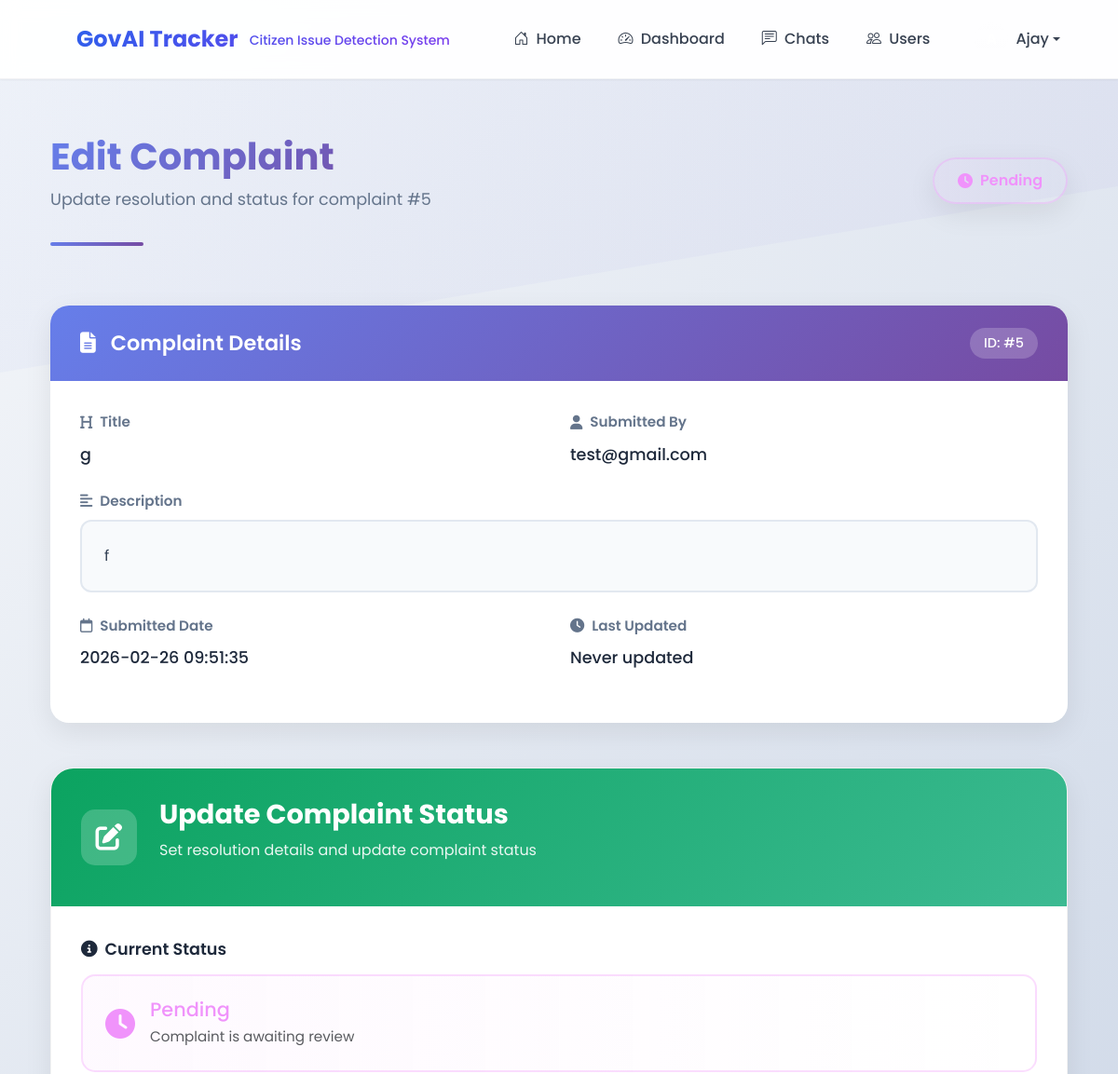
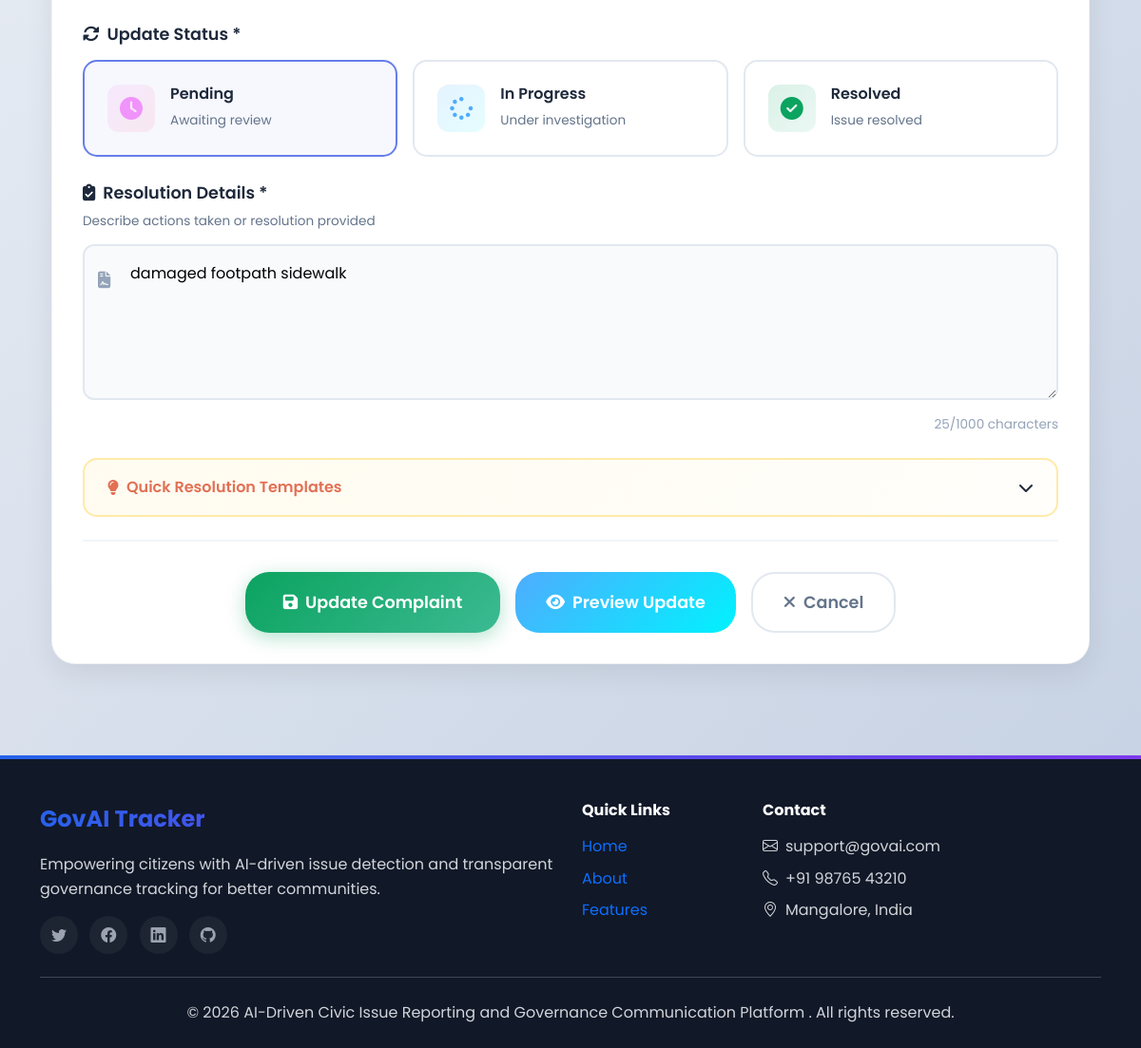
Page /admin/complaint/edit/5 (signed in) on the committed database (2 pictures, top to bottom).
### tables this page shows
CREATE TABLE complients (
                id INTEGER PRIMARY KEY AUTOINCREMENT,
                title TEXT NOT NULL,
                description TEXT,
                image_path TEXT,
                result TEXT,
                user_email TEXT,
                status TEXT DEFAULT 'pending',
                created_at TIMESTAMP DEFAULT CURRENT_TIMESTAMP
            );

### app.py (the view, shortened to what this page needs)
@app.route('/admin/complaint/edit/<int:complaint_id>', methods=['GET', 'POST'])
def admin_complaint_edit(complaint_id):
    if 'email' not in session or session.get('role') != 'admin':
        flash('Access denied.', 'danger')
        return redirect(url_for('login'))
    conn = get_db_connection()
    complaint = conn.execute("SELECT * FROM complients WHERE id = ?", (complaint_id,)).fetchone()
    if not complaint:
        conn.close()
        flash('Complaint not found.', 'danger')
        return redirect(url_for('admin_complaints'))
    conn.close()
    return render_template('admin_complaint_edit.html', complaint=complaint, title="Edit Complaint")

### app.py (called while the page is built)
def get_db_connection():
    conn = sqlite3.connect(app.config['DATABASE'])
    conn.row_factory = sqlite3.Row
    return conn

@app.context_processor
def inject_current_year():
    return {'current_year': datetime.now().year}

### templates/admin_complaint_edit.html (shortened to what this page needs)
{% extends "base.html" %}
{% block content %}
<link rel="stylesheet" href="https://cdnjs.cloudflare.com/ajax/libs/font-awesome/6.4.0/css/all.min.css">
<div class="container py-5">
  <div class="dashboard-header mb-5">
    <div class="d-flex justify-content-between align-items-center">
      <div>
        <h1 class="dashboard-title fw-bold">Edit Complaint</h1>
        <p class="dashboard-subtitle">Update resolution and status for complaint #{{ complaint.id }}</p>
      </div>
      <div>
        <span class="complaint-status-indicator status-{{ complaint.status }}">
          <i class="fas
            {% if complaint.status == 'pending' %}fa-clock
            {% elif complaint.status == 'in_progress' %}fa-spinner
            {% else %}fa-check-circle{% endif %}
            me-2"></i>
          {{ complaint.status|replace('_', ' ')|title }}
        </span>
      </div>
    </div>
    <div class="header-border"></div>
  </div>
  <div class="row mb-5">
    <div class="col-lg-12">
      <div class="complaint-summary-card">
        <div class="summary-header">
          <div class="d-flex align-items-center justify-content-between">
            <h3><i class="fas fa-file-alt me-3"></i>Complaint Details</h3>
            <span class="complaint-id">ID: #{{ complaint.id }}</span>
          </div>
        </div>
        <div class="summary-body">
          <div class="row">
            <div class="col-md-6">
              <div class="summary-item">
                <label><i class="fas fa-heading me-2"></i>Title</label>
                <p class="summary-value">{{ complaint.title }}</p>
              </div>
            </div>
            <div class="col-md-6">
              <div class="summary-item">
                <label><i class="fas fa-user me-2"></i>Submitted By</label>
                <p class="summary-value">{{ complaint.user_email }}</p>
              </div>
            </div>
          </div>
          <div class="summary-item">
            <label><i class="fas fa-align-left me-2"></i>Description</label>
            <div class="description-box">
              {{ complaint.description }}
            </div>
          </div>
          <div class="row">
            <div class="col-md-6">
              <div class="summary-item">
                <label><i class="far fa-calendar me-2"></i>Submitted Date</label>
                <p class="summary-value">
                  {% if complaint.created_at is string %}
                    {{ complaint.created_at }}
                  {% else %}
                    {{ complaint.created_at.strftime('%B %d, %Y at %I:%M %p') }}
                  {% endif %}
                </p>
              </div>
            </div>
            <div class="col-md-6">
              <div class="summary-item">
                <label><i class="fas fa-clock me-2"></i>Last Updated</label>
                <p class="summary-value">
                  {% if complaint.updated_at %}
                    {% if complaint.updated_at is string %}
                      {{ complaint.updated_at }}
                    {% else %}
                      {{ complaint.updated_at.strftime('%B %d, %Y at %I:%M %p') }}
                    {% endif %}
                  {% else %}
                    Never updated
                  {% endif %}
                </p>
              </div>
            </div>
          </div>
        </div>
      </div>
    </div>
    </div>
  <div class="row">
    <div class="col-lg-12">
      <div class="premium-form-card">
        <div class="form-card-header">
          <div class="d-flex align-items-center">
            <div class="form-icon">
              <i class="fas fa-edit"></i>
            </div>
            <div>
              <h3 class="form-title">Update Complaint Status</h3>
              <p class="form-subtitle">Set resolution details and update complaint status</p>
            </div>
          </div>
        </div>
        <div class="form-card-body">
          <form method="POST" id="editComplaintForm">
            <div class="mb-4">
              <label class="form-label-premium">
                <i class="fas fa-info-circle me-2"></i>Current Status
              </label>
              <div class="current-status-display status-{{ complaint.status }}">
                <div class="status-content">
                  <i class="fas
                    {% if complaint.status == 'pending' %}fa-clock
                    {% elif complaint.status == 'in_progress' %}fa-spinner
                    {% else %}fa-check-circle{% endif %}
                    me-3"></i>
                  <div>
                    <h5 class="mb-1">{{ complaint.status|replace('_', ' ')|title }}</h5>
                    <p class="mb-0 text-muted">
                      {% if complaint.status == 'pending' %}
                        Complaint is awaiting review
                      {% elif complaint.status == 'in_progress' %}
                        Complaint is currently being processed
                      {% else %}
                        Complaint has been resolved
                      {% endif %}
                    </p>
                  </div>
                </div>
              </div>
            </div>
            <div class="form-group-premium mb-4">
              <label class="form-label-premium">
                <i class="fas fa-sync-alt me-2"></i>Update Status *
              </label>
              <div class="status-selector">
                <div class="status-options">
                  <label class="status-option {% if complaint.status == 'pending' %}active{% endif %}"
                         onclick="selectStatus('pending')">
                    <div class="option-content">
                      <div class="option-icon">
                        <i class="fas fa-clock"></i>
                      </div>
                      <div>
                        <h6>Pending</h6>
                        <small>Awaiting review</small>
                      </div>
                    </div>
                  </label>
                  <label class="status-option {% if complaint.status == 'in_progress' %}active{% endif %}"
                         onclick="selectStatus('in_progress')">
                    <div class="option-content">
                      <div class="option-icon">
                        <i class="fas fa-spinner"></i>
                      </div>
                      <div>
                        <h6>In Progress</h6>
                        <small>Under investigation</small>
                      </div>
                    </div>
                  </label>
                  <label class="status-option {% if complaint.status == 'resolved' %}active{% endif %}"
                         onclick="selectStatus('resolved')">
                    <div class="option-content">
                      <div class="option-icon">
                        <i class="fas fa-check-circle"></i>
                      </div>
                      <div>
                        <h6>Resolved</h6>
                        <small>Issue resolved</small>
                      </div>
                    </div>
                  </label>
                </div>
              </div>
            </div>
            <div class="form-group-premium mb-4">
              <label class="form-label-premium">
                <i class="fas fa-clipboard-check me-2"></i>Resolution Details *
                <span class="form-hint">Describe actions taken or resolution provided</span>
              </label>
              <div class="input-group-premium">
                <textarea name="result"
                          id="resultInput"
                          class="form-control-premium"
                          rows="5"
                          placeholder="Enter detailed resolution information..."
                          required>{{ complaint.result or '' }}</textarea>
                <div class="input-icon textarea-icon">
                  <i class="fas fa-file-contract"></i>
                </div>
              </div>
              <div class="char-counter">
                <span id="resultCharCount">{{ (complaint.result or '')|length }}</span>/1000 characters
              </div>
            </div>
            <div class="templates-card mb-4">
              <div class="templates-header" onclick="toggleTemplates()">
                <h6><i class="fas fa-lightbulb me-2"></i>Quick Resolution Templates</h6>
                <i class="fas fa-chevron-down" id="templateIcon"></i>
              </div>
            </div>
            <div class="form-actions">
              <button type="submit" class="btn-submit-premium">
                <i class="fas fa-save me-2"></i>Update Complaint
              </button>
              <button type="button" class="btn-preview-premium" onclick="previewUpdate()">
                <i class="fas fa-eye me-2"></i>Preview Update
              </button>
              <a href="{{ url_for('admin_complaints') }}" class="btn-cancel-premium">
                <i class="fas fa-times me-2"></i>Cancel
              </a>
            </div>
          </form>
        </div>
      </div>
    </div>
  </div>
</div>
{% endblock %}

### templates/base.html (style rules this page uses)
:root { --primary: #2563eb; --primary-dark: #1d4ed8; --primary-light: #3b82f6; --secondary: #7c3aed; --accent: #ec4899; --success: #10b981; --warning: #f59e0b; --danger: #ef4444; --dark: #1f2937; --gray-900: #111827; --gray-800: #1f2937; --gray-700: #374151; --gray-600: #4b5563; --gray-500: #6b7280; --gray-400: #9ca3af; --gray-300: #d1d5db; --gray-200: #e5e7eb; --gray-100: #f3f4f6; --gray-50: #f9fafb; --white: #ffffff; --shadow-sm: 0 1px 2px 0 rgba(0, 0, 0, 0.05); --shadow-md: 0 4px 6px -1px rgba(0, 0, 0, 0.1); --shadow-lg: 0 10px 15px -3px rgba(0, 0, 0, 0.1); --shadow-xl: 0 20px 25px -5px rgba(0, 0, 0, 0.1); --transition-fast: all 0.2s cubic-bezier(0.4, 0, 0.2, 1); --transition-base: all 0.3s cubic-bezier(0.4, 0, 0.2, 1); --transition-slow: all 0.5s cubic-bezier(0.4, 0, 0.2, 1); }
body { font-family: 'Inter', -apple-system, BlinkMacSystemFont, sans-serif; background: linear-gradient(135deg, #f8fafc 0%, #f1f5f9 100%); color: var(--gray-800); line-height: 1.6; overflow-x: hidden; min-height: 100vh; position: relative; }
body::before { content: ''; position: fixed; top: 0; left: 0; right: 0; height: 400px; background: linear-gradient(135deg, var(--primary) 0%, var(--secondary) 100%); clip-path: polygon(0 0, 100% 0, 100% 50%, 0 100%); z-index: -1; opacity: 0.03; }
body { top: 0px !important; position: static !important; }
html { margin-top: 0px !important; }

### rows in the picture
complients: id "5", status "Pending", title "g", user_email "test@gmail.com", description "f", created_at "2026-02-26 09:51:35", result "damaged footpath sidewalk"

### other values in the picture
{{ session.get('name','User') }} "Ajay"
{{ (complaint.result or '')|length }} "25"
